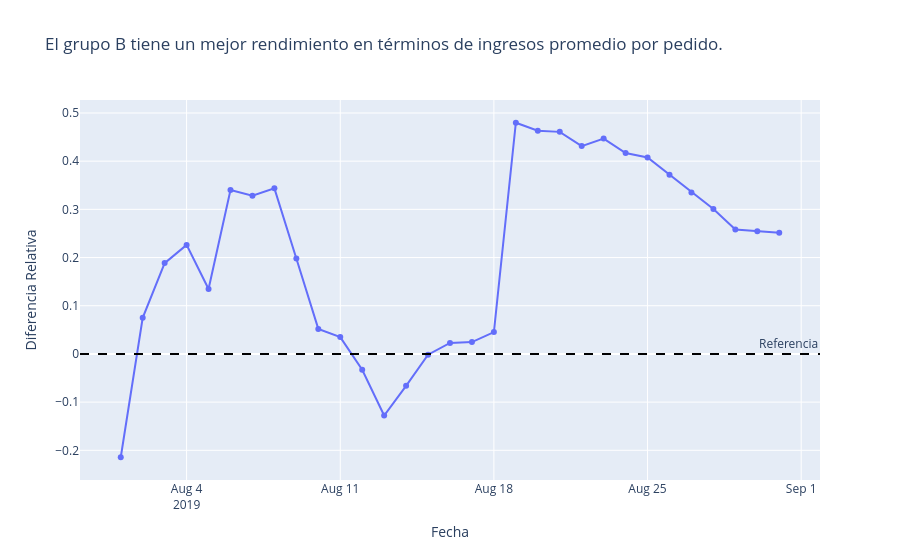

The code cell stored with this chart in its notebook:
### Code cell
# Creo una gráfica para mostrarlo.

# Crear el gráfico de líneas con Plotly Express
fig = px.line(
    mergedCumulativeRevenue, 
    x='date', 
    y='relative_difference', 
    title='El grupo B tiene un mejor rendimiento en términos de ingresos promedio por pedido.',
    labels={'date': 'Fecha', 'relative_difference': 'Diferencia Relativa'},
    line_shape='linear',  # Líneas rectas
    markers=True  # Agregar puntos en la línea
)

# Agregar una línea horizontal de referencia en y=0
fig.add_hline(y=0, line_dash="dash", line_color="black", annotation_text="Referencia")

# Personalizar el diseño del gráfico
fig.update_layout(
    xaxis_title="Fecha",
    yaxis_title="Diferencia Relativa",

)

# Mostrar el gráfico
fig.show()

### Figure 1 — Plotly figure (JSON) as saved in the notebook; plotly's stock layout.template omitted (floating-point values rounded to 4 significant figures)
{"data": [{"hovertemplate": "Fecha=%{x}<br>Diferencia Relativa=%{y}<extra></extra>", "legendgroup": "", "line": {"color": "#636efa", "dash": "solid", "shape": "linear"}, "marker": {"symbol": "circle"}, "mode": "lines+markers", "name": "", "orientation": "v", "showlegend": false, "type": "scatter", "x": ["2019-08-01T00:00:00", "2019-08-02T00:00:00", "2019-08-03T00:00:00", "2019-08-04T00:00:00", "2019-08-05T00:00:00", "2019-08-06T00:00:00", "2019-08-07T00:00:00", "2019-08-08T00:00:00", "2019-08-09T00:00:00", "2019-08-10T00:00:00", "2019-08-11T00:00:00", "2019-08-12T00:00:00", "2019-08-13T00:00:00", "2019-08-14T00:00:00", "2019-08-15T00:00:00", "2019-08-16T00:00:00", "2019-08-17T00:00:00", "2019-08-18T00:00:00", "2019-08-19T00:00:00", "2019-08-20T00:00:00", "2019-08-21T00:00:00", "2019-08-22T00:00:00", "2019-08-23T00:00:00", "2019-08-24T00:00:00", "2019-08-25T00:00:00", "2019-08-26T00:00:00", "2019-08-27T00:00:00", "2019-08-28T00:00:00", "2019-08-29T00:00:00", "2019-08-30T00:00:00", "2019-08-31T00:00:00"], "xaxis": "x", "y": [-0.2144, 0.07491, 0.1884, 0.2262, 0.1347, 0.3403, 0.3285, 0.3436, 0.1981, 0.05191, 0.03485, -0.03287, -0.1279, -0.06631, -0.001567, 0.02278, 0.02448, 0.04531, 0.4797, 0.463, 0.4608, 0.4313, 0.4469, 0.4169, 0.4076, 0.3718, 0.3348, 0.3009, 0.2582, 0.2548, 0.2517], "yaxis": "y"}], "layout": {"annotations": [{"showarrow": false, "text": "Referencia", "x": 1, "xanchor": "right", "xref": "x domain", "y": 0, "yanchor": "bottom", "yref": "y"}], "legend": {"tracegroupgap": 0}, "shapes": [{"line": {"color": "black", "dash": "dash"}, "type": "line", "x0": 0, "x1": 1, "xref": "x domain", "y0": 0, "y1": 0, "yref": "y"}], "title": {"text": "El grupo B tiene un mejor rendimiento en términos de ingresos promedio por pedido."}, "xaxis": {"anchor": "y", "domain": [0, 1], "title": {"text": "Fecha"}}, "yaxis": {"anchor": "x", "domain": [0, 1], "title": {"text": "Diferencia Relativa"}}}}
